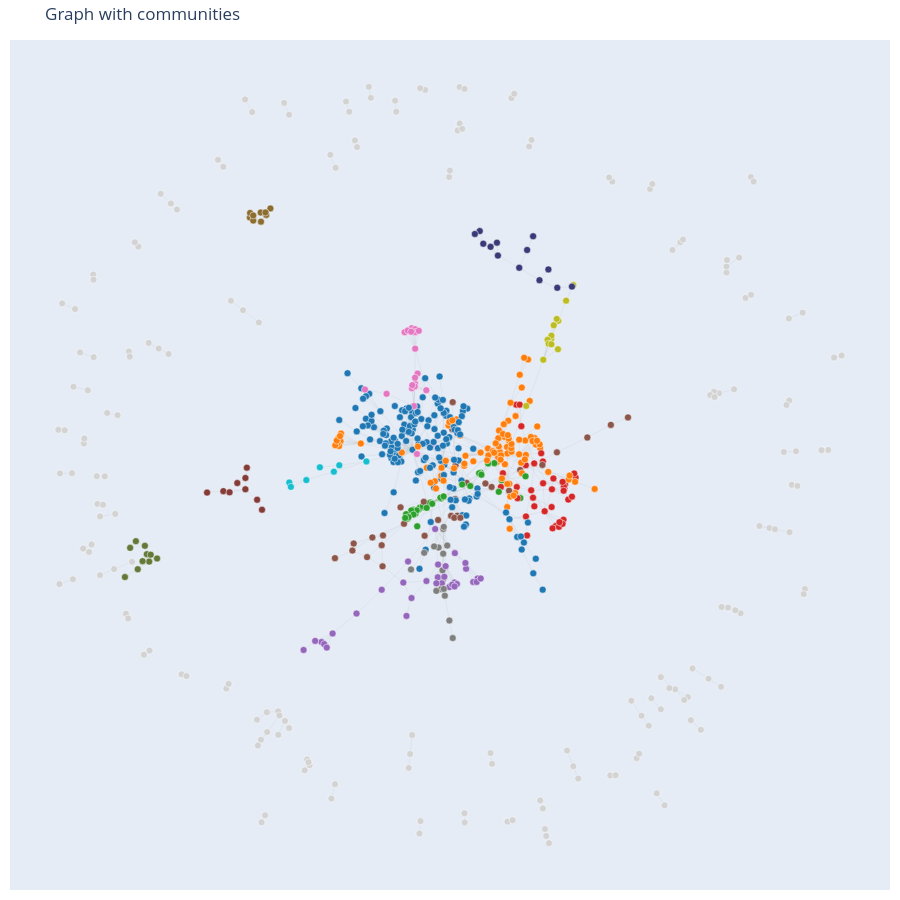

Notebook cell for this chart:
### Code cell
plot_graph_by_community(
    G,
    community_attr="community",
    title="Graph with communities"
)

### Figure 1 — Plotly figure (JSON) as saved in the notebook; plotly's stock layout.template omitted (floating-point values rounded to 4 significant figures; data arrays with more than 128 entries replaced by an {"elided": "..."} marker saying what was removed)
{"data": [{"hoverinfo": "skip", "line": {"color": "rgba(160,160,160,0.3)", "width": 0.4}, "mode": "lines", "type": "scatter", "x": {"elided": "3144 float values"}, "y": {"elided": "3144 float values"}}, {"hoverinfo": "text", "marker": {"color": {"elided": "659 str values"}, "line": {"color": "white", "width": 0.5}, "size": 7}, "mode": "markers", "text": {"elided": "659 str values"}, "type": "scatter", "x": {"elided": "659 float values"}, "y": {"elided": "659 float values"}}], "layout": {"height": 900, "hovermode": "closest", "margin": {"b": 10, "l": 10, "r": 10, "t": 40}, "showlegend": false, "title": {"text": "Graph with communities"}, "xaxis": {"showgrid": false, "showticklabels": false, "zeroline": false}, "yaxis": {"showgrid": false, "showticklabels": false, "zeroline": false}}}
